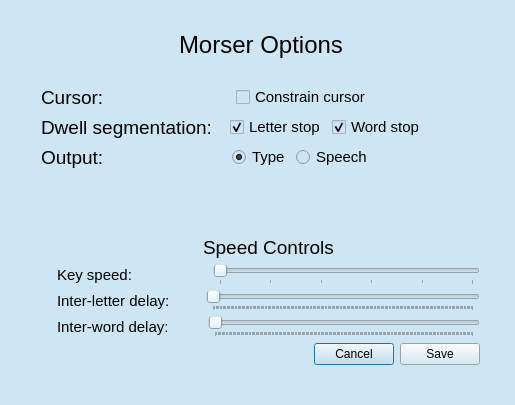
<?xml version="1.0" encoding="UTF-8"?>
<ui version="4.0">
 <class>morserOptionsDialog</class>
 <widget class="QDialog" name="morserOptionsDialog">
  <property name="geometry">
   <rect>
    <x>0</x>
    <y>0</y>
    <width>515</width>
    <height>405</height>
   </rect>
  </property>
  <property name="sizePolicy">
   <sizepolicy hsizetype="Minimum" vsizetype="Minimum">
    <horstretch>0</horstretch>
    <verstretch>0</verstretch>
   </sizepolicy>
  </property>
  <property name="windowTitle">
   <string>MorserOptions</string>
  </property>
  <property name="styleSheet">
   <string notr="true">background:rgb(206, 230, 243)</string>
  </property>
  <widget class="QWidget" name="centralWidget" native="true">
   <property name="geometry">
    <rect>
     <x>10</x>
     <y>10</y>
     <width>491</width>
     <height>381</height>
    </rect>
   </property>
   <property name="sizePolicy">
    <sizepolicy hsizetype="Preferred" vsizetype="Preferred">
     <horstretch>0</horstretch>
     <verstretch>0</verstretch>
    </sizepolicy>
   </property>
   <widget class="QWidget" name="verticalLayoutWidget_2">
    <property name="geometry">
     <rect>
      <x>20</x>
      <y>10</y>
      <width>461</width>
      <height>356</height>
     </rect>
    </property>
    <layout class="QVBoxLayout" name="centralVLayout">
     <item>
      <layout class="QHBoxLayout" name="morserTitleHLayout">
       <item>
        <spacer name="horizontalSpacer_6">
         <property name="orientation">
          <enum>Qt::Horizontal</enum>
         </property>
         <property name="sizeHint" stdset="0">
          <size>
           <width>40</width>
           <height>20</height>
          </size>
         </property>
        </spacer>
       </item>
       <item>
        <widget class="QLabel" name="morserOptionsLabel">
         <property name="font">
          <font>
           <pointsize>18</pointsize>
          </font>
         </property>
         <property name="text">
          <string>Morser Options</string>
         </property>
        </widget>
       </item>
       <item>
        <spacer name="horizontalSpacer_7">
         <property name="orientation">
          <enum>Qt::Horizontal</enum>
         </property>
         <property name="sizeHint" stdset="0">
          <size>
           <width>40</width>
           <height>20</height>
          </size>
         </property>
        </spacer>
       </item>
      </layout>
     </item>
     <item>
      <spacer name="headerVertSpacer">
       <property name="orientation">
        <enum>Qt::Vertical</enum>
       </property>
       <property name="sizeType">
        <enum>QSizePolicy::Fixed</enum>
       </property>
       <property name="sizeHint" stdset="0">
        <size>
         <width>16</width>
         <height>20</height>
        </size>
       </property>
      </spacer>
     </item>
     <item>
      <layout class="QHBoxLayout" name="constrainHLayout">
       <item>
        <widget class="QLabel" name="cursorLabel">
         <property name="font">
          <font>
           <pointsize>14</pointsize>
          </font>
         </property>
         <property name="text">
          <string>Cursor:</string>
         </property>
        </widget>
       </item>
       <item>
        <spacer name="cursorSpacerLeft">
         <property name="orientation">
          <enum>Qt::Horizontal</enum>
         </property>
         <property name="sizeType">
          <enum>QSizePolicy::Fixed</enum>
         </property>
         <property name="sizeHint" stdset="0">
          <size>
           <width>126</width>
           <height>20</height>
          </size>
         </property>
        </spacer>
       </item>
       <item>
        <widget class="QCheckBox" name="cursorConstraintCheckBox">
         <property name="font">
          <font>
           <pointsize>11</pointsize>
          </font>
         </property>
         <property name="toolTip">
          <string>If set, cursor only moves either up/down, or left/right inside Morser window.</string>
         </property>
         <property name="text">
          <string>Constrain cursor</string>
         </property>
        </widget>
       </item>
       <item>
        <spacer name="cursorSpacerRight">
         <property name="orientation">
          <enum>Qt::Horizontal</enum>
         </property>
         <property name="sizeHint" stdset="0">
          <size>
           <width>40</width>
           <height>20</height>
          </size>
         </property>
        </spacer>
       </item>
      </layout>
     </item>
     <item>
      <layout class="QHBoxLayout" name="dwellHLayout">
       <item>
        <widget class="QLabel" name="dwellLabel">
         <property name="font">
          <font>
           <pointsize>14</pointsize>
          </font>
         </property>
         <property name="text">
          <string>Dwell segmentation:</string>
         </property>
        </widget>
       </item>
       <item>
        <spacer name="dwellSpacerLeft">
         <property name="orientation">
          <enum>Qt::Horizontal</enum>
         </property>
         <property name="sizeType">
          <enum>QSizePolicy::Fixed</enum>
         </property>
         <property name="sizeHint" stdset="0">
          <size>
           <width>12</width>
           <height>20</height>
          </size>
         </property>
        </spacer>
       </item>
       <item>
        <widget class="QCheckBox" name="letterStopSegmentationCheckBox">
         <property name="font">
          <font>
           <pointsize>11</pointsize>
          </font>
         </property>
         <property name="text">
          <string>Letter stop</string>
         </property>
         <property name="checked">
          <bool>true</bool>
         </property>
        </widget>
       </item>
       <item>
        <widget class="QCheckBox" name="wordStopSegmentationCheckBox">
         <property name="font">
          <font>
           <pointsize>11</pointsize>
          </font>
         </property>
         <property name="text">
          <string>Word stop</string>
         </property>
         <property name="checked">
          <bool>true</bool>
         </property>
        </widget>
       </item>
       <item>
        <spacer name="horizontalSpacer_3">
         <property name="orientation">
          <enum>Qt::Horizontal</enum>
         </property>
         <property name="sizeHint" stdset="0">
          <size>
           <width>40</width>
           <height>20</height>
          </size>
         </property>
        </spacer>
       </item>
      </layout>
     </item>
     <item>
      <layout class="QHBoxLayout" name="outputHLayout">
       <item>
        <widget class="QLabel" name="outputLabel">
         <property name="font">
          <font>
           <pointsize>14</pointsize>
          </font>
         </property>
         <property name="text">
          <string>Output:</string>
         </property>
        </widget>
       </item>
       <item>
        <spacer name="outputHSpacer">
         <property name="orientation">
          <enum>Qt::Horizontal</enum>
         </property>
         <property name="sizeType">
          <enum>QSizePolicy::Fixed</enum>
         </property>
         <property name="sizeHint" stdset="0">
          <size>
           <width>122</width>
           <height>20</height>
          </size>
         </property>
        </spacer>
       </item>
       <item>
        <widget class="QRadioButton" name="typeOutputRadioButton">
         <property name="font">
          <font>
           <pointsize>11</pointsize>
          </font>
         </property>
         <property name="text">
          <string>Type</string>
         </property>
         <property name="checked">
          <bool>true</bool>
         </property>
         <property name="autoRepeat">
          <bool>true</bool>
         </property>
        </widget>
       </item>
       <item>
        <widget class="QRadioButton" name="speechOutputRadioButton">
         <property name="font">
          <font>
           <pointsize>11</pointsize>
          </font>
         </property>
         <property name="text">
          <string>Speech</string>
         </property>
        </widget>
       </item>
       <item>
        <spacer name="horizontalSpacer_2">
         <property name="orientation">
          <enum>Qt::Horizontal</enum>
         </property>
         <property name="sizeHint" stdset="0">
          <size>
           <width>40</width>
           <height>20</height>
          </size>
         </property>
        </spacer>
       </item>
      </layout>
     </item>
     <item>
      <spacer name="verticalSpacer">
       <property name="orientation">
        <enum>Qt::Vertical</enum>
       </property>
       <property name="sizeHint" stdset="0">
        <size>
         <width>20</width>
         <height>40</height>
        </size>
       </property>
      </spacer>
     </item>
     <item>
      <layout class="QVBoxLayout" name="speedControlVLayout">
       <property name="sizeConstraint">
        <enum>QLayout::SetNoConstraint</enum>
       </property>
       <property name="leftMargin">
        <number>16</number>
       </property>
       <item>
        <layout class="QHBoxLayout" name="speedControlsLabelHLayout">
         <item>
          <spacer name="horizontalSpacer_4">
           <property name="orientation">
            <enum>Qt::Horizontal</enum>
           </property>
           <property name="sizeHint" stdset="0">
            <size>
             <width>40</width>
             <height>20</height>
            </size>
           </property>
          </spacer>
         </item>
         <item>
          <widget class="QLabel" name="label">
           <property name="font">
            <font>
             <pointsize>14</pointsize>
            </font>
           </property>
           <property name="text">
            <string>Speed Controls</string>
           </property>
          </widget>
         </item>
         <item>
          <spacer name="horizontalSpacer_5">
           <property name="orientation">
            <enum>Qt::Horizontal</enum>
           </property>
           <property name="sizeHint" stdset="0">
            <size>
             <width>40</width>
             <height>20</height>
            </size>
           </property>
          </spacer>
         </item>
        </layout>
       </item>
       <item>
        <layout class="QHBoxLayout" name="keySpeedHLayout">
         <item>
          <widget class="QLabel" name="keySpeedLabel">
           <property name="font">
            <font>
             <pointsize>11</pointsize>
            </font>
           </property>
           <property name="text">
            <string>Key speed: </string>
           </property>
          </widget>
         </item>
         <item>
          <spacer name="keySpeedSpacer">
           <property name="orientation">
            <enum>Qt::Horizontal</enum>
           </property>
           <property name="sizeType">
            <enum>QSizePolicy::Fixed</enum>
           </property>
           <property name="sizeHint" stdset="0">
            <size>
             <width>70</width>
             <height>20</height>
            </size>
           </property>
          </spacer>
         </item>
         <item>
          <widget class="QSlider" name="keySpeedSlider">
           <property name="minimum">
            <number>1</number>
           </property>
           <property name="maximum">
            <number>6</number>
           </property>
           <property name="singleStep">
            <number>1</number>
           </property>
           <property name="pageStep">
            <number>2</number>
           </property>
           <property name="orientation">
            <enum>Qt::Horizontal</enum>
           </property>
           <property name="tickPosition">
            <enum>QSlider::TicksBelow</enum>
           </property>
           <property name="tickInterval">
            <number>1</number>
           </property>
          </widget>
         </item>
        </layout>
       </item>
       <item>
        <layout class="QHBoxLayout" name="interLetterDelayHLayout">
         <item>
          <widget class="QLabel" name="interLetterDelayLabel">
           <property name="font">
            <font>
             <pointsize>11</pointsize>
            </font>
           </property>
           <property name="text">
            <string>Inter-letter delay:</string>
           </property>
          </widget>
         </item>
         <item>
          <spacer name="interLetterSpacer">
           <property name="orientation">
            <enum>Qt::Horizontal</enum>
           </property>
           <property name="sizeType">
            <enum>QSizePolicy::Fixed</enum>
           </property>
           <property name="sizeHint" stdset="0">
            <size>
             <width>30</width>
             <height>20</height>
            </size>
           </property>
          </spacer>
         </item>
         <item>
          <widget class="QSlider" name="interLetterDelaySlider">
           <property name="minimum">
            <number>100</number>
           </property>
           <property name="maximum">
            <number>2000</number>
           </property>
           <property name="orientation">
            <enum>Qt::Horizontal</enum>
           </property>
           <property name="tickPosition">
            <enum>QSlider::TicksBelow</enum>
           </property>
          </widget>
         </item>
        </layout>
       </item>
       <item>
        <layout class="QHBoxLayout" name="interWordDelayHLayout">
         <item>
          <widget class="QLabel" name="interWordDelayLabel">
           <property name="font">
            <font>
             <pointsize>11</pointsize>
            </font>
           </property>
           <property name="text">
            <string>Inter-word delay:</string>
           </property>
          </widget>
         </item>
         <item>
          <spacer name="interWordSpacer">
           <property name="orientation">
            <enum>Qt::Horizontal</enum>
           </property>
           <property name="sizeType">
            <enum>QSizePolicy::Fixed</enum>
           </property>
           <property name="sizeHint" stdset="0">
            <size>
             <width>33</width>
             <height>20</height>
            </size>
           </property>
          </spacer>
         </item>
         <item>
          <widget class="QSlider" name="interWordDelaySlider">
           <property name="minimum">
            <number>100</number>
           </property>
           <property name="maximum">
            <number>2000</number>
           </property>
           <property name="orientation">
            <enum>Qt::Horizontal</enum>
           </property>
           <property name="tickPosition">
            <enum>QSlider::TicksBelow</enum>
           </property>
          </widget>
         </item>
        </layout>
       </item>
      </layout>
     </item>
     <item>
      <layout class="QHBoxLayout" name="cancelSaveHLayout">
       <item>
        <spacer name="horizontalSpacer">
         <property name="orientation">
          <enum>Qt::Horizontal</enum>
         </property>
         <property name="sizeHint" stdset="0">
          <size>
           <width>40</width>
           <height>20</height>
          </size>
         </property>
        </spacer>
       </item>
       <item>
        <widget class="QPushButton" name="cancelPushButton">
         <property name="styleSheet">
          <string notr="true">button.background:rgb(15, 51, 255)</string>
         </property>
         <property name="text">
          <string>Cancel</string>
         </property>
        </widget>
       </item>
       <item>
        <widget class="QPushButton" name="savePushButton">
         <property name="text">
          <string>Save</string>
         </property>
        </widget>
       </item>
      </layout>
     </item>
    </layout>
   </widget>
  </widget>
 </widget>
 <layoutdefault spacing="6" margin="11"/>
 <resources/>
 <connections/>
</ui>
